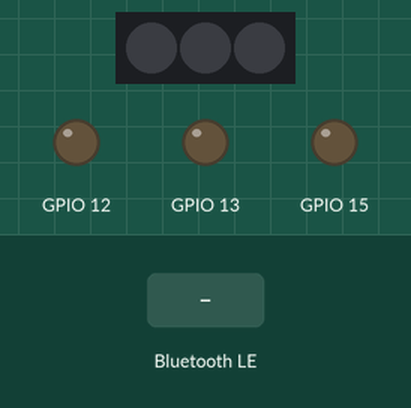
Simulated run of this sketch. Board: ESP32. Parts: 3 RGB LEDs in strip order, left to right, output pins drawn as LEDs (lit = HIGH). Inputs (shaded band) come from the test bench. Dim RGB values are drawn brighter than linear; nothing arrives over Bluetooth unless stated; a phone connects over Bluetooth LE 3 s after start.

Above: at 1.2 s.
1.3 s: Bluetooth LE write "1" received
At 2.1 s:
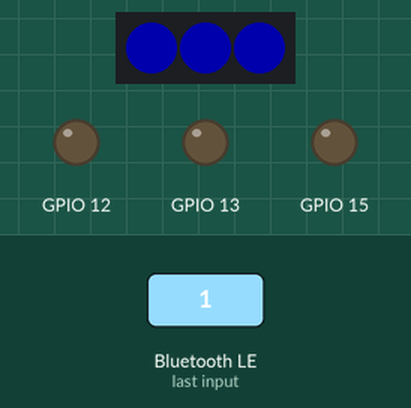
2.8 s: Bluetooth LE write "0" received
At 3.2 s:
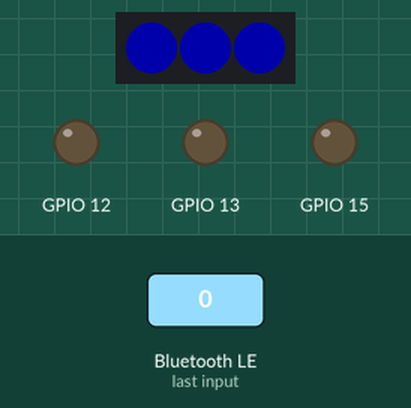
Timing chart, 0 to 5.8 s (numbered marks = the images above; inputs shaded):
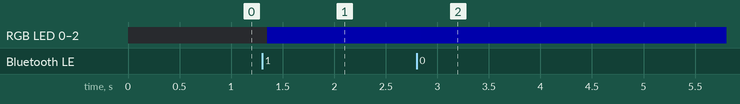

Measured:
- after the input at 1.3 s, RGB LED 0–2: off → RGB(0, 0, 49) after 0.05 s
- after the input at 2.8 s, RGB LED 0–2: RGB(0, 0, 49) → RGB(0, 0, 48) after 0.05 s

The sketch:

Lamp-Firmware.ino
```cpp
#include <BLEDevice.h>
#include <BLEUtils.h>
#include <BLEServer.h>

#include <Adafruit_NeoPixel.h>

// neopixels
#define PIN       2
#define NUMPIXELS 3
uint8_t R = 0, G = 0, B = 0;

Adafruit_NeoPixel pixels(NUMPIXELS, PIN, NEO_GRB + NEO_KHZ800);

// ble constants
#define SERVICE_UUID "d692a318-2485-4317-9cef-794a22ee7a3f"
#define R_UUID       "57393a70-64a7-4d66-9892-9280a6b68bfd"
#define G_UUID       "acde099b-8769-4d12-a924-4aef77cdcb5f"
#define B_UUID       "411c9a4e-69e5-4b95-b3b1-5fae8b071514"

void update_LEDs() {
  pixels.clear();

  for (int i = 0; i < NUMPIXELS; i++) {
    pixels.setPixelColor(i, pixels.Color(R, G, B));
  }

  pixels.show();
}

class ServerCallbacks: public BLEServerCallbacks {
    void onDisconnect(BLEServer* pServer) {
      BLEDevice::startAdvertising();
    }
};

class R_Charic_Callback: public BLECharacteristicCallbacks {
    void onWrite(BLECharacteristic *pCharacteristic) {
      R = *(pCharacteristic->getData());
    }
};

class G_Charic_Callback: public BLECharacteristicCallbacks {
    void onWrite(BLECharacteristic *pCharacteristic) {
      G = *(pCharacteristic->getData());
    }
};

class B_Charic_Callback: public BLECharacteristicCallbacks {
    void onWrite(BLECharacteristic *pCharacteristic) {
      B = *(pCharacteristic->getData());
      update_LEDs();
    }
};

void setup() {
  pixels.begin();

  // i assume these are the pins for the neopixels
  pinMode(15, OUTPUT);
  pinMode(2,  OUTPUT);
  pinMode(12, OUTPUT);
  pinMode(13, OUTPUT);

  BLEDevice::init("ESP32 RGB Lamp");
  BLEServer *pServer = BLEDevice::createServer();
  pServer->setCallbacks(new ServerCallbacks());

  BLEService *pService = pServer->createService(SERVICE_UUID);
  BLECharacteristic *r_charic = pService->createCharacteristic(
    R_UUID,
    BLECharacteristic::PROPERTY_READ | BLECharacteristic::PROPERTY_WRITE
  );
  BLECharacteristic *g_charic = pService->createCharacteristic(
    G_UUID,
    BLECharacteristic::PROPERTY_READ | BLECharacteristic::PROPERTY_WRITE
  );
  BLECharacteristic *b_charic = pService->createCharacteristic(
    B_UUID,
    BLECharacteristic::PROPERTY_READ | BLECharacteristic::PROPERTY_WRITE
  );

  r_charic->setCallbacks(new R_Charic_Callback());
  g_charic->setCallbacks(new G_Charic_Callback());
  b_charic->setCallbacks(new B_Charic_Callback());

  r_charic->setValue(&R, 1);
  g_charic->setValue(&G, 1);
  b_charic->setValue(&B, 1);

  pService->start();
  BLEAdvertising *pAdvertising = BLEDevice::getAdvertising();
  pAdvertising->addServiceUUID(SERVICE_UUID);
  pAdvertising->setScanResponse(true);
  pAdvertising->setMinPreferred(0x06);  // functions that help with iPhone connections issue
  pAdvertising->setMinPreferred(0x12);
  BLEDevice::startAdvertising();
}

void loop() { }
```
